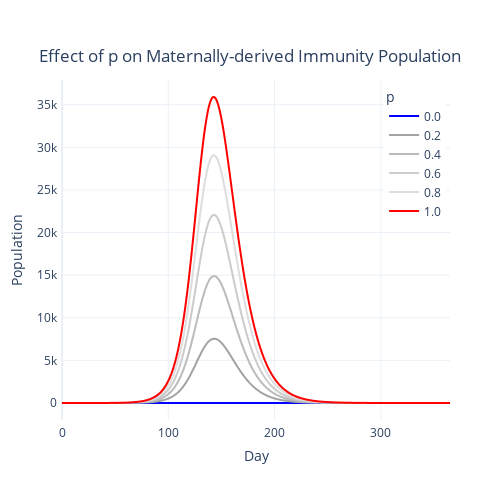

This figure's notebook cell:
### Code cell
fig = px.line(df[df['state'] == 'M'], x='step',  y='val', color='p', template='plotly_white',
              color_discrete_sequence=["blue", '#a3a3a3', '#bbbbbb', '#cccccc', '#dddddd', 'red'])
fig.update_layout(
    autosize=False,
    width=500,
    height=500,
    margin=dict(
        l=50,
        r=50,
        b=80,
        t=80,
        pad=4
    ),
    yaxis=dict(
        title_text="Population",
    ),
    xaxis=dict(
        title_text="Day",
    ),
    title={
    'text': "Effect of p on Maternally-derived Immunity Population",
    'y':0.9,
    'x':0.5,
    'xanchor': 'center',
    'yanchor': 'top'},
    legend=dict(
        yanchor="top",
        y=0.99,
        xanchor="right",
        x=0.99
    )
)
fig.show()
fig.write_image('maternal_immunity_M.png')

### Figure 1 — Plotly figure (JSON) as saved in the notebook; plotly's stock layout.template omitted (floating-point values rounded to 4 significant figures; data arrays with more than 128 entries replaced by an {"elided": "..."} marker saying what was removed)
{"data": [{"hovertemplate": "p=0.0<br>step=%{x}<br>val=%{y}<extra></extra>", "legendgroup": "0.0", "line": {"color": "blue", "dash": "solid"}, "marker": {"symbol": "circle"}, "mode": "lines", "name": "0.0", "showlegend": true, "type": "scattergl", "x": {"elided": "366 int values"}, "xaxis": "x", "y": {"elided": "366 int values"}, "yaxis": "y"}, {"hovertemplate": "p=0.2<br>step=%{x}<br>val=%{y}<extra></extra>", "legendgroup": "0.2", "line": {"color": "#a3a3a3", "dash": "solid"}, "marker": {"symbol": "circle"}, "mode": "lines", "name": "0.2", "showlegend": true, "type": "scattergl", "x": {"elided": "366 int values"}, "xaxis": "x", "y": {"elided": "366 float values"}, "yaxis": "y"}, {"hovertemplate": "p=0.4<br>step=%{x}<br>val=%{y}<extra></extra>", "legendgroup": "0.4", "line": {"color": "#bbbbbb", "dash": "solid"}, "marker": {"symbol": "circle"}, "mode": "lines", "name": "0.4", "showlegend": true, "type": "scattergl", "x": {"elided": "366 int values"}, "xaxis": "x", "y": {"elided": "366 float values"}, "yaxis": "y"}, {"hovertemplate": "p=0.6<br>step=%{x}<br>val=%{y}<extra></extra>", "legendgroup": "0.6", "line": {"color": "#cccccc", "dash": "solid"}, "marker": {"symbol": "circle"}, "mode": "lines", "name": "0.6", "showlegend": true, "type": "scattergl", "x": {"elided": "366 int values"}, "xaxis": "x", "y": {"elided": "366 float values"}, "yaxis": "y"}, {"hovertemplate": "p=0.8<br>step=%{x}<br>val=%{y}<extra></extra>", "legendgroup": "0.8", "line": {"color": "#dddddd", "dash": "solid"}, "marker": {"symbol": "circle"}, "mode": "lines", "name": "0.8", "showlegend": true, "type": "scattergl", "x": {"elided": "366 int values"}, "xaxis": "x", "y": {"elided": "366 float values"}, "yaxis": "y"}, {"hovertemplate": "p=1.0<br>step=%{x}<br>val=%{y}<extra></extra>", "legendgroup": "1.0", "line": {"color": "red", "dash": "solid"}, "marker": {"symbol": "circle"}, "mode": "lines", "name": "1.0", "showlegend": true, "type": "scattergl", "x": {"elided": "366 int values"}, "xaxis": "x", "y": {"elided": "366 float values"}, "yaxis": "y"}], "layout": {"autosize": false, "height": 500, "legend": {"title": {"text": "p"}, "tracegroupgap": 0, "x": 0.99, "xanchor": "right", "y": 0.99, "yanchor": "top"}, "margin": {"b": 80, "l": 50, "pad": 4, "r": 50, "t": 80}, "title": {"text": "Effect of p on Maternally-derived Immunity Population", "x": 0.5, "xanchor": "center", "y": 0.9, "yanchor": "top"}, "width": 500, "xaxis": {"anchor": "y", "domain": [0, 1], "title": {"text": "Day"}}, "yaxis": {"anchor": "x", "domain": [0, 1], "title": {"text": "Population"}}}}
